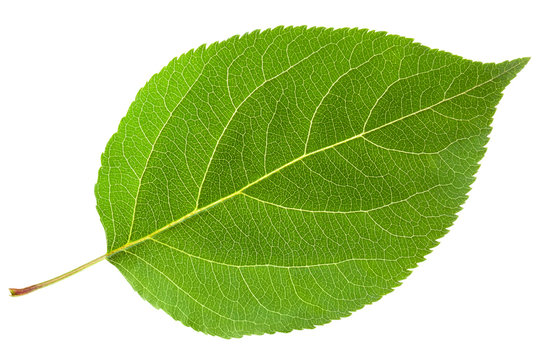
#> input picture leaf.jpg, 540 x 360 px
$ jupyter execute --allow-errors main.ipynb   (older library calls are emulated)
#> lines starting #> are read from the running program, lines starting #| are printed output that depends on the picture; after the words box and inside, x2 and y2 are one past the last pixel; in counts of white or black regions, pixels touching at a corner belong together
[cell 1]
import cv2
import numpy as np

# Διαβάζουμε την εικόνα
image = cv2.imread('leaf.jpg')
#> image is the input picture: shape (360, 540, 3); mean B, G, R 140, 206, 181.9

# Μετατροπή σε κλίμακα του γκρι
gray_image = cv2.cvtColor(image, cv2.COLOR_BGR2GRAY)
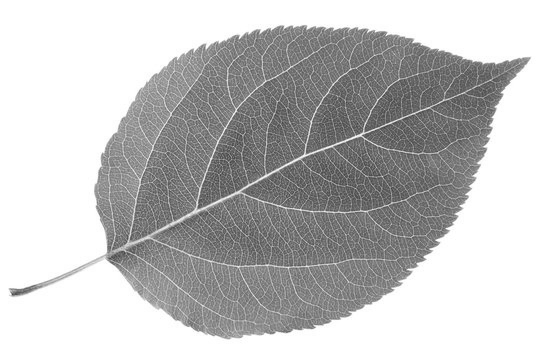
#> gray_image: shape (360, 540); min 59, max 255, mean 191.3

# Κατωφλίωση
threshold_value = 220
_, binary_image = cv2.threshold(gray_image, threshold_value, 255, cv2.THRESH_BINARY)
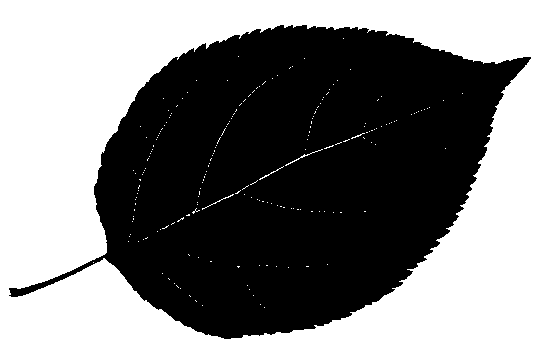
#> binary_image: shape (360, 540); 50.4% white; 1 black region, box (x1, y1, x2, y2) and area: (9, 25, 531, 339) 96397

# Εμφάνιση των εικόνων
cv2.imshow('Grayscale Image', gray_image)
cv2.imshow('Binary Image', binary_image)
cv2.waitKey(0)
cv2.destroyAllWindows()

[cell 2]
import cv2
import numpy as np
import matplotlib.pyplot as plt


def moore_boundary(image):
    height, width = image.shape
#> height = 360; width = 540
    boundary_image = np.zeros((height, width), dtype=int)

    def is_boundary_pixel(x, y):
        if image[x][y] == 0:
            return False
        for i in range(x - 1, x + 2):
            for j in range(y - 1, y + 2):
                if image[i][j] == 0:
                    return True
        return False

    for x in range(1, height - 1):
        for y in range(1, width - 1):
            if is_boundary_pixel(x, y):
                boundary_image[x][y] = 1
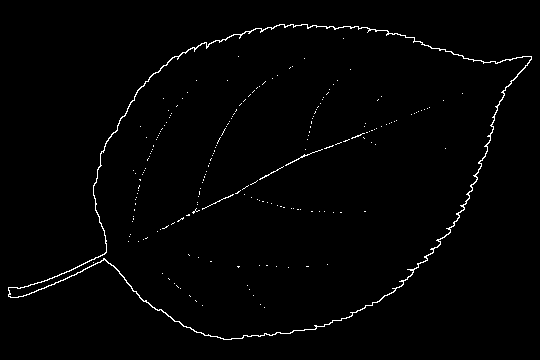
#> boundary_image: shape (360, 540) int64; values 0 (black) and 1 (white), 1.3% white in thin lines or dots, all inside (x1, y1, x2, y2) = (8, 24, 532, 340)

    return boundary_image

boundary_image = moore_boundary(binary_image)

plt.imshow(boundary_image, cmap='gray')

[cell 3]
# Υπολογισμός των περιγραφέων Fourier
adjusted_contour_float32 = boundary_image.astype(np.float32)
fourier_descriptors = cv2.dft(adjusted_contour_float32, flags=cv2.DFT_COMPLEX_OUTPUT)
print(fourier_descriptors)
#> (printed output is left out)

[cell 4]
# Perform inverse Fourier Transform
inverse_dft = cv2.idft(fourier_descriptors)

# Split the result into real and imaginary parts
real_part, imag_part = cv2.split(inverse_dft)
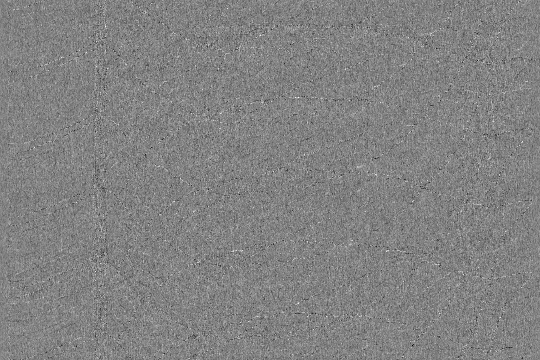
#> imag_part: shape (360, 540) float32; min -0.018, max 0.0172, mean 1.17e-06; drawn with min black and max white

# Compute magnitude and phase
magnitude = cv2.magnitude(real_part, imag_part)
phase = cv2.phase(real_part, imag_part)
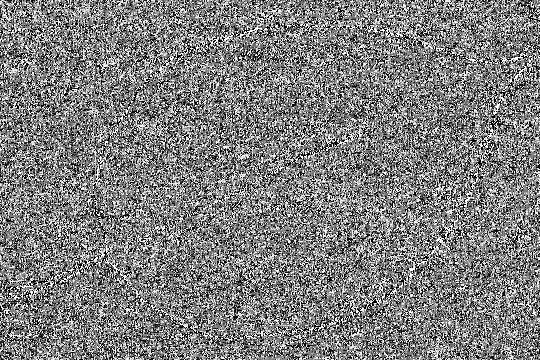
#> phase: shape (360, 540) float32; min 1.4e-11, max 6.28, mean 3.14; drawn with min black and max white

# Optionally, you may normalize the magnitude to get it in the same range as the original image
normalized_magnitude = cv2.normalize(magnitude, None, 0, 255, cv2.NORM_MINMAX, cv2.CV_8U)

# Display or use the result as needed
